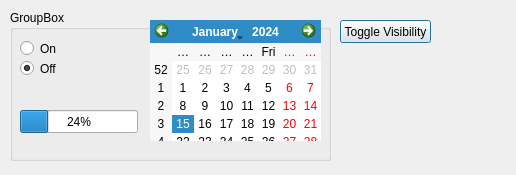
<?xml version="1.0" encoding="UTF-8"?>
<ui version="4.0">
 <class>MainDialog</class>
 <widget class="QDialog" name="MainDialog">
  <property name="geometry">
   <rect>
    <x>0</x>
    <y>0</y>
    <width>516</width>
    <height>175</height>
   </rect>
  </property>
  <property name="windowTitle">
   <string>MainDialog</string>
  </property>
  <widget class="QGroupBox" name="groupBox">
   <property name="geometry">
    <rect>
     <x>10</x>
     <y>10</y>
     <width>321</width>
     <height>151</height>
    </rect>
   </property>
   <property name="title">
    <string>GroupBox</string>
   </property>
   <widget class="QRadioButton" name="radioButton">
    <property name="geometry">
     <rect>
      <x>10</x>
      <y>30</y>
      <width>82</width>
      <height>17</height>
     </rect>
    </property>
    <property name="text">
     <string>On</string>
    </property>
   </widget>
   <widget class="QRadioButton" name="radioButton_2">
    <property name="geometry">
     <rect>
      <x>10</x>
      <y>50</y>
      <width>82</width>
      <height>17</height>
     </rect>
    </property>
    <property name="text">
     <string>Off</string>
    </property>
    <property name="checked">
     <bool>true</bool>
    </property>
   </widget>
   <widget class="QProgressBar" name="progressBar">
    <property name="geometry">
     <rect>
      <x>10</x>
      <y>100</y>
      <width>118</width>
      <height>23</height>
     </rect>
    </property>
    <property name="value">
     <number>24</number>
    </property>
   </widget>
   <widget class="QCalendarWidget" name="calendarWidget">
    <property name="geometry">
     <rect>
      <x>140</x>
      <y>10</y>
      <width>171</width>
      <height>121</height>
     </rect>
    </property>
   </widget>
  </widget>
  <widget class="QPushButton" name="btnToggle">
   <property name="geometry">
    <rect>
     <x>340</x>
     <y>20</y>
     <width>91</width>
     <height>23</height>
    </rect>
   </property>
   <property name="text">
    <string>Toggle Visibility</string>
   </property>
  </widget>
 </widget>
 <layoutdefault spacing="6" margin="11"/>
 <resources/>
 <connections/>
</ui>
